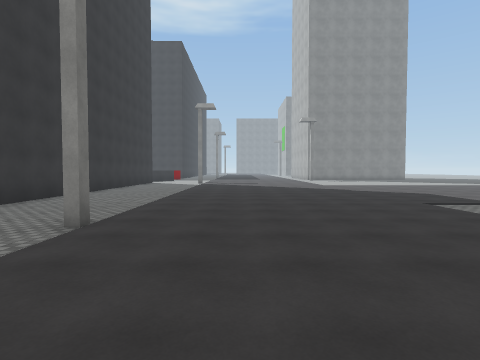
[1] (above)

24 first-person views from a walk through a Unity game level. The camera is 1.5 m above the floor, tilts 2° down and sees 80° across. The floor is counted in squares, 2 m on a side. Each view is taken from the middle of a square. On the plan, view 1 faces up. The plan holds only what a view shows up to about 10 squares ahead; the rest is blank. The place goes on beyond the plan. The player is left out. Some surface patterns are stand-ins.

[2]
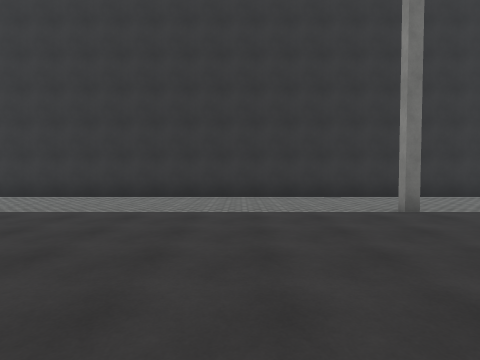

[3]
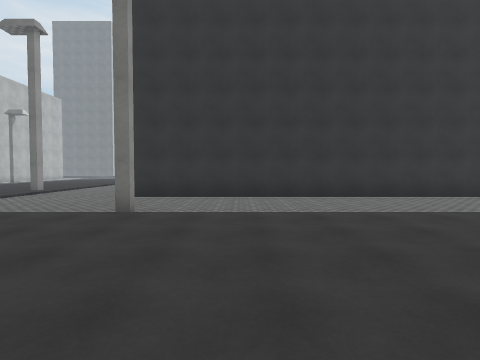

[4]
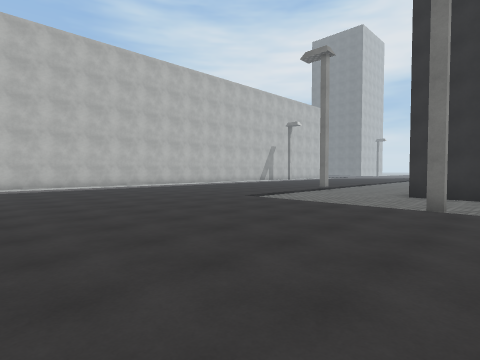

[5]
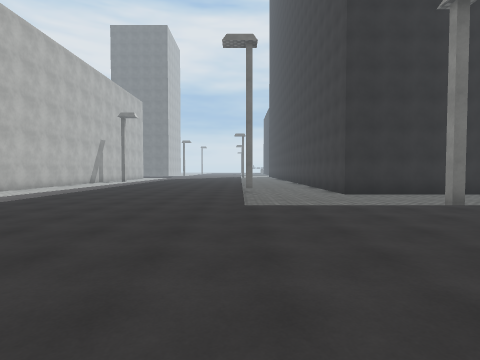

[6]
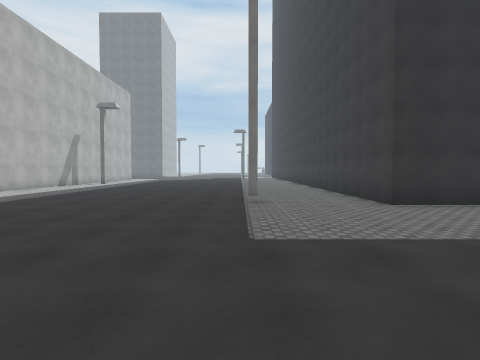

[7]
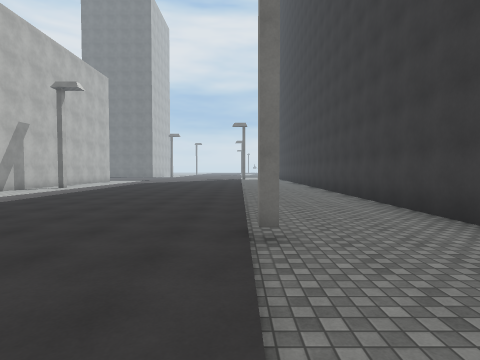

[8]
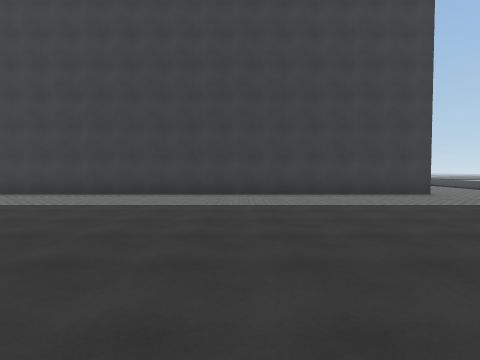

[9]
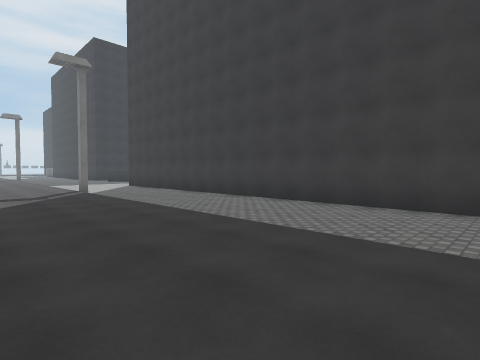

[10]
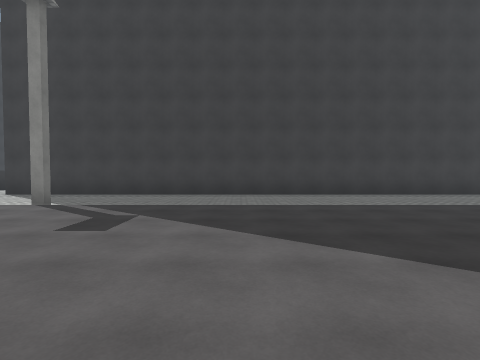

[11]
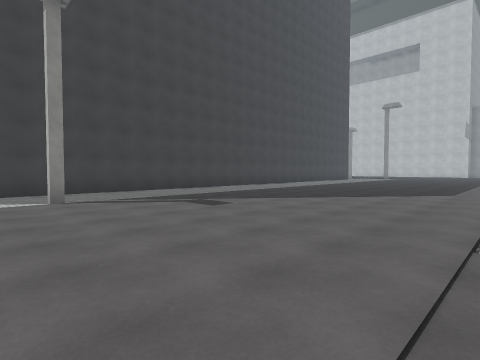

[12]
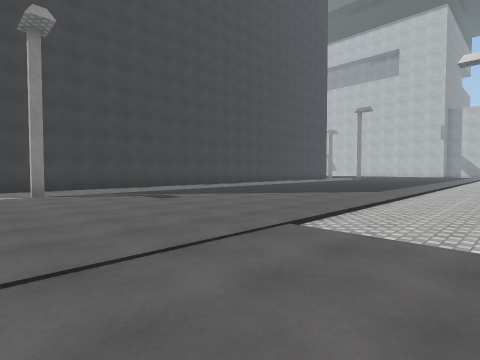

[13]
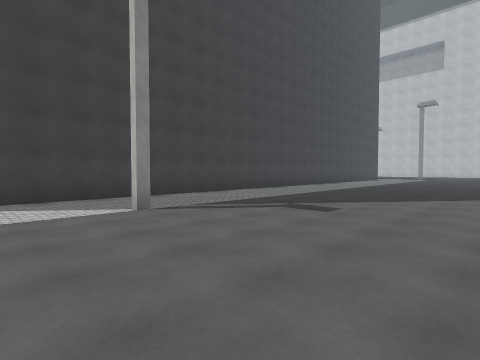

[14]
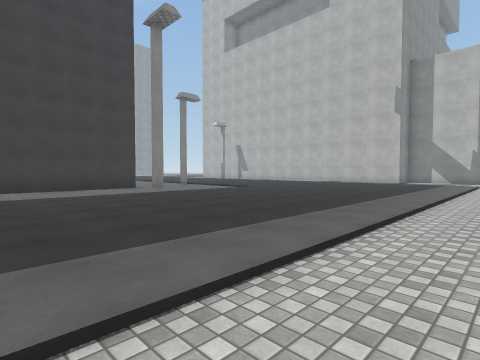

[15]
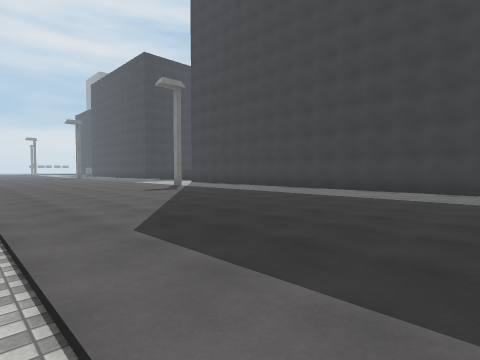

[16]
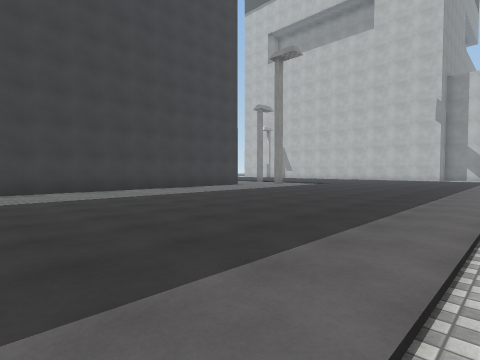

[17]
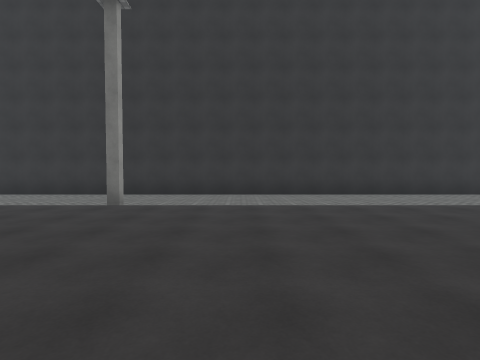

[18]
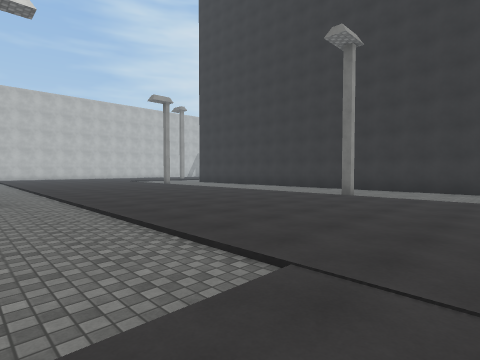

[19]
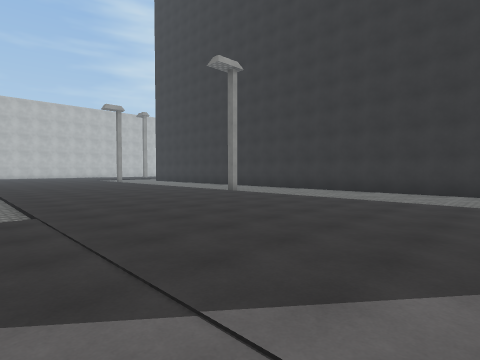

[20]
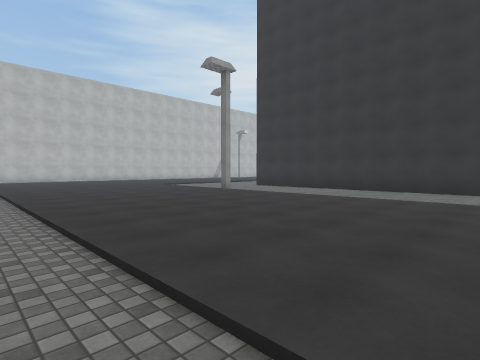

[21]
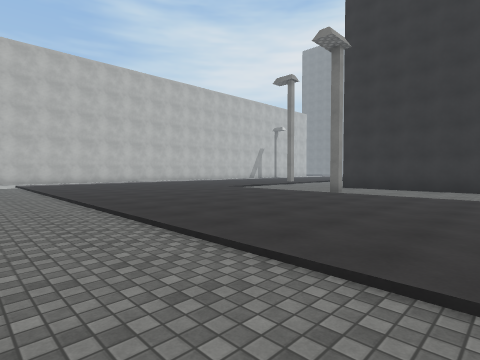

[22]
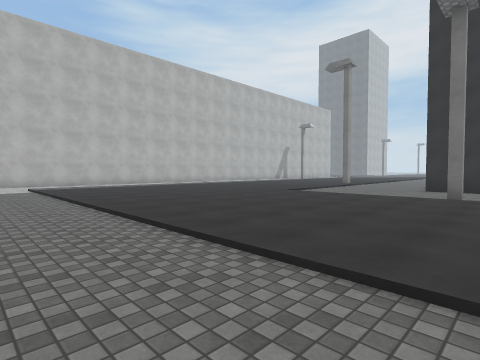

[23]
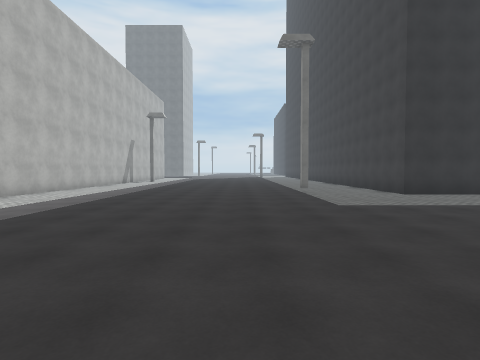

[24]
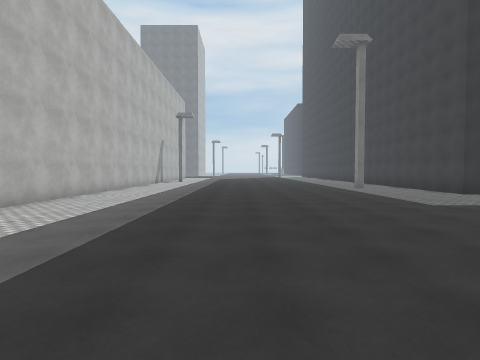

### Floor plan
Key: @ floor where view 1 was taken; # wall or solid block; . main floor; - floor 0.25 m lower than the main floor; / step, stairs or slope.
Columns run from 30 left of view 1 to 8 right of it. Each row starts with its distance up from view 1.
 13                         #---
 12                         #---/ ......
 11                         #---/.......
 10                         #---/..........
  9                         #---/..........
  8                         #---/.........
  7                         #---/........
  6                         #---/...../--
  5                         #---/...../--
  4                         #---#...../--
  3                         #---/...../--
  2                         #---/...../-
  1                         #---/...../-
  0                         #---/.@.../-
 -1                         #---/...../-
 -2                         #---/...../--
 -3                         #---/...../--
 -4                         #---/...../--
 -5                         #---/...../--
 -6                         #---#...../--
 -7 #########################---/...../--
 -8 ----------------------------/...../--
 -9 ----------------------------/...../--
-10  ---------------------------/...../--
-11 ///#////////////////////#////...../-
-12 ................................../-
-13 ................................../-
-14 ................................../-
-15 ................................../-
-16 ................................../-
-17  ................................./-
-18  ....---------------------------
-19  ....---------     ------------
-20  ....--                 #####

Where each view was taken, in squares from view 1:
view 1: 0 up, 0 right, facing up
view 2: 1 up, 3 right, facing left
view 3: 4 down, 3 right, facing left
view 4: 5 down, 4 right, facing down-left
view 5: 11 down, 4 right, facing left
view 6: 11 down, 1 right, facing left
view 7: 11 down, 3 left, facing left
view 8: 17 down, 12 left, facing up
view 9: 14 down, 16 left, facing up-left
view 10: 17 down, 23 left, facing up
view 11: 18 down, 29 left, facing up-right
view 12: 20 down, 29 left, facing up-right
view 13: 16 down, 30 left, facing up-right
view 14: 19 down, 11 left, facing up-right
view 15: 18 down, 16 left, facing up-left
view 16: 18 down, 16 left, facing up-right
view 17: 7 up, 4 right, facing left
view 18: 8 up, 6 right, facing down-left
view 19: 12 up, 5 right, facing down-left
view 20: 2 up, 5 right, facing down-left
view 21: 2 down, 6 right, facing down-left
view 22: 5 down, 6 right, facing down-left
view 23: 13 down, 4 right, facing left
view 24: 15 down, 4 right, facing left
